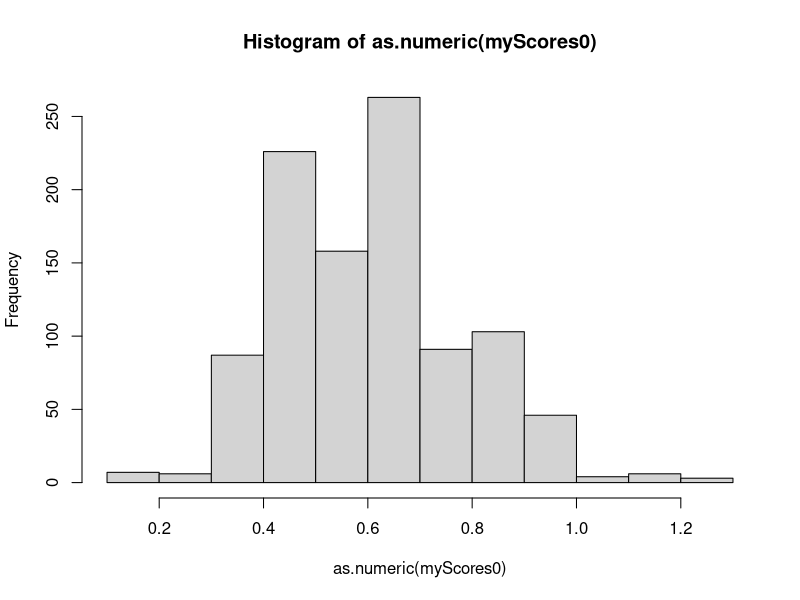
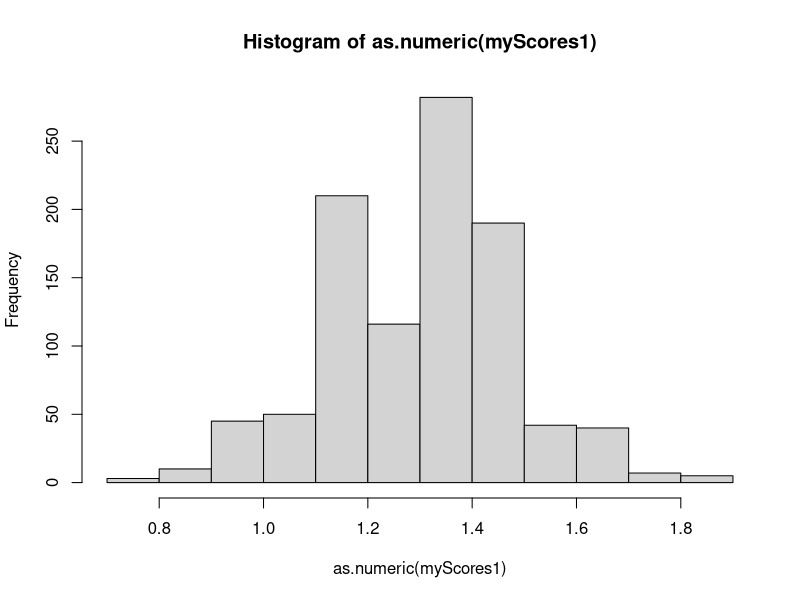
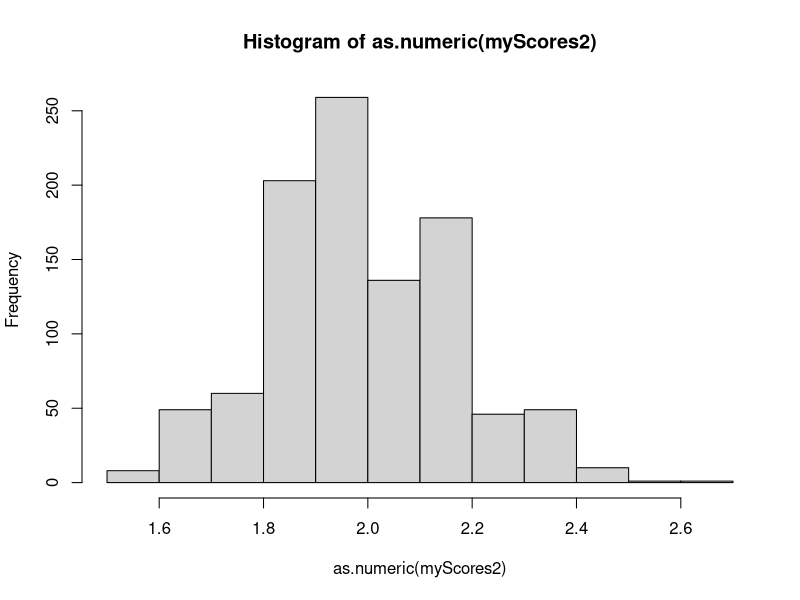
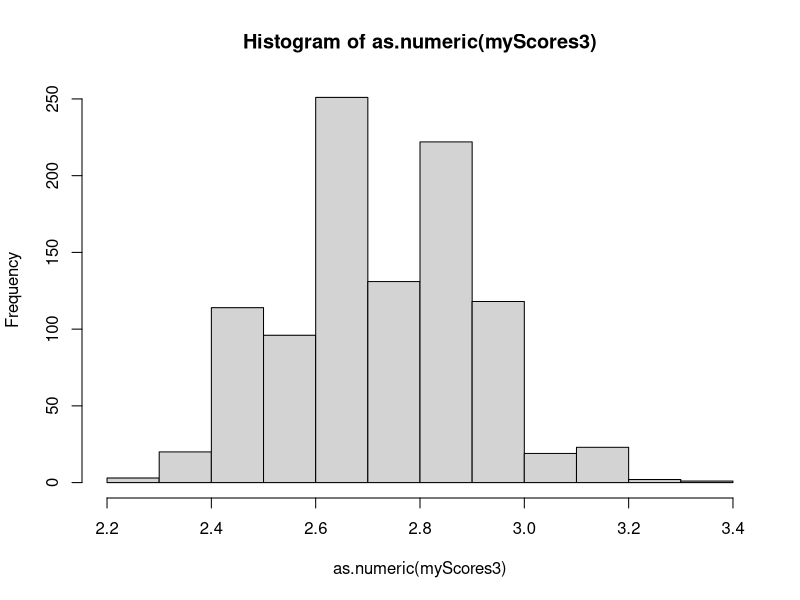
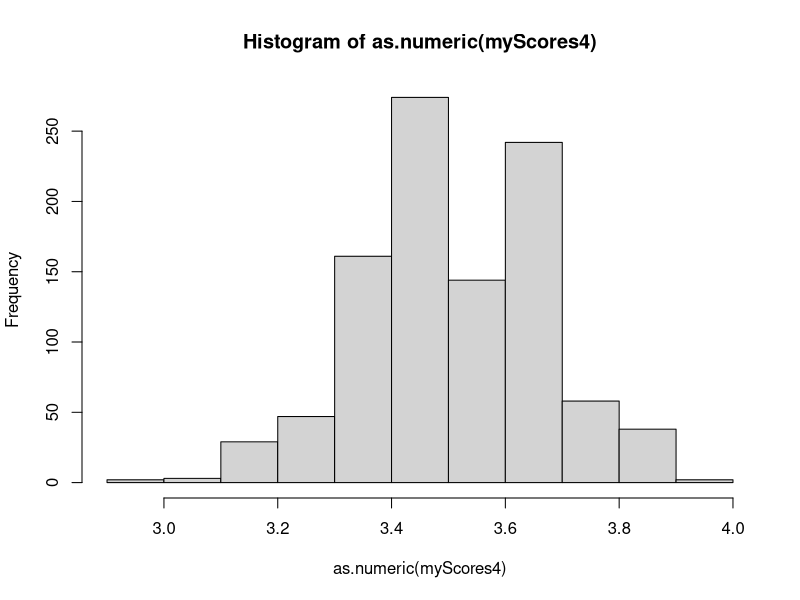
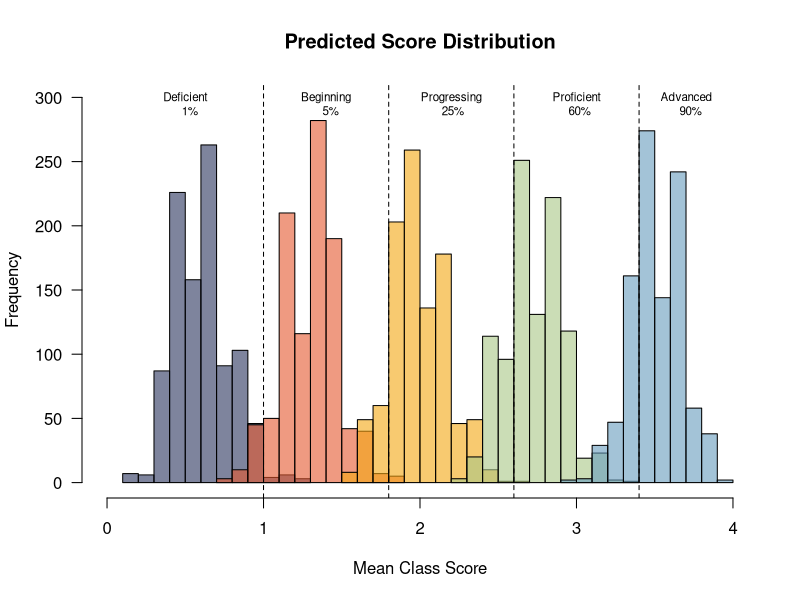

The R source for these figures, in order:
## ---- chunk 1

#----------------------------------------------------------------------------------------
#	INSTALL PACKAGES
#----------------------------------------------------------------------------------------

packages<-function(x){
        x<-as.character(match.call()[[2]])
        if (!require(x,character.only=TRUE)){
                install.packages(pkgs=x,repos="http://cran.r-project.org")
                require(x,character.only=TRUE)
        }
}
packages(tidyverse)	# tidy data science
packages(xtable)        # make pretty tables of data
## ---- chunk 2

#----------------------------------------------------------------------------------------
#	DEFINE FUNCTIONS
#----------------------------------------------------------------------------------------
distribution0 <- function(scores) {
	mean(as.numeric(sample(x = c(0, 1, 2, 3, 4),
			       size=scores,
			       replace=TRUE,
			       prob=c(0.50, 0.40, 0.09, 0.01, 0.00))))  #Beginning
}
distribution1 <- function(scores) {
	mean(as.numeric(sample(x = c(0, 1, 2, 3, 4),
			       size=scores,
			       replace=TRUE,
			       prob=c(0.10, 0.55, 0.30, 0.05, 0.00))))  #Beginning
}

distribution2 <- function(scores) {
	mean(as.numeric(sample(x = c(0, 1, 2, 3, 4),
			       size=scores,
			       replace=TRUE,
			       prob=c(0.00, 0.26, 0.49, 0.24, 0.01))))  #Progressing
}

distribution3 <- function(scores) {
	mean(as.numeric(sample(x = c(0, 1, 2, 3, 4),
			       size=scores,
			       replace=TRUE,
			       prob=c(0.00, 0.01, 0.39, 0.46, 0.14))))  #Proficient
}

distribution4 <- function(scores) {
	mean(as.numeric(sample(x = c(0, 1, 2, 3, 4),
			       size=scores,
			       replace=TRUE,
			       prob=c(0.00, 0.00, 0.10, 0.27, 0.63))))  #Advanced
}
## ---- chunk 3

#----------------------------------------------------------------------------------------
#	DEFINE DISTRIBUTIONS
#----------------------------------------------------------------------------------------
dists <- tibble("Rubric" = c(0,1,2,3,4),
		"Level" = c("Deficient", "Beginning", "Progressing", "Proficient", "Advanced"),
		"Deficient Sim"   = c(0.50, 0.40, 0.09, 0.01, 0.00),
		"Beginning Sim"   = c(0.10, 0.55, 0.30, 0.50, 0.00),
		"Progressing Sim" = c(0.00, 0.26, 0.49, 0.24, 0.01),
		"Proficient Sim"  = c(0.00, 0.01, 0.39, 0.46, 0.14),
		"Advanced Sim"    = c(0.00, 0.00, 0.10, 0.27, 0.63))

knitr::kable(dists, caption="Proportions for simulated data for classes of different abilities", align=c("l","c","c","c","c","c","c"), booktabs=TRUE)

## ---- chunk 4

#----------------------------------------------------------------------------------------
#	CREATE SIMULATED DATA
#----------------------------------------------------------------------------------------

set.seed(42)  #Life, the universe, and everything

# Initialize vectors
myScores0 <- ""
myScores1 <- ""
myScores2 <- ""
myScores3 <- ""
myScores4 <- ""

# Create 1000 classes of 16 students each from each distribution
for (i in 1:1000) {
	myScores0[i] <- distribution0(16) #faculty-student ratio is 16:1 at FSU
	myScores1[i] <- distribution1(16)
	myScores2[i] <- distribution2(16)
	myScores3[i] <- distribution3(16)
	myScores4[i] <- distribution4(16)
}

## ---- chunk 5

#----------------------------------------------------------------------------------------
#	CREATE PLOTS FOR EACH SIMULATED DISTRIBUTION
#----------------------------------------------------------------------------------------

plot0 <- hist(as.numeric(myScores0))
plot1 <- hist(as.numeric(myScores1))
plot2 <- hist(as.numeric(myScores2))
plot3 <- hist(as.numeric(myScores3))
plot4 <- hist(as.numeric(myScores4))

## ---- chunk 6

#----------------------------------------------------------------------------------------
#	CREATE HISTOGRAM FIGURE
#----------------------------------------------------------------------------------------

# Standard colors for the levels with 40% transparency (60% opacity) to visualize any overlap
plot(plot0, xlim = c(0,4), xlab = "Mean Class Score", ylim = c(0,300), las = 1, main = "Predicted Score Distribution", col = "#29335c99")
plot(plot1, xlim = c(0,4), ylim = c(0,300), col = "#e4572e99", add=T)
plot(plot2, xlim = c(0,4), ylim = c(0,300), col = "#f3a71299", add=T)
plot(plot3, xlim = c(0,4), ylim = c(0,300), col = "#a8c68699", add=T)
plot(plot4, xlim = c(0,4), ylim = c(0,300), col = "#669bbc99", add=T)

# Add threshold lines
abline(v=1.0, lty=2)
abline(v=1.8, lty=2)
abline(v=2.6, lty=2)
abline(v=3.4, lty=2)

# Label regions
text(0.5, 295, "Deficient\n   1%", cex=0.7)
text(1.4, 295, "Beginning\n   5%", cex=0.7)
text(2.2, 295, "Progressing\n 25%", cex=0.7)
text(3.0, 295, "Proficient\n  60%", cex=0.7)
text(3.7, 295, "Advanced\n   90%", cex=0.7)

